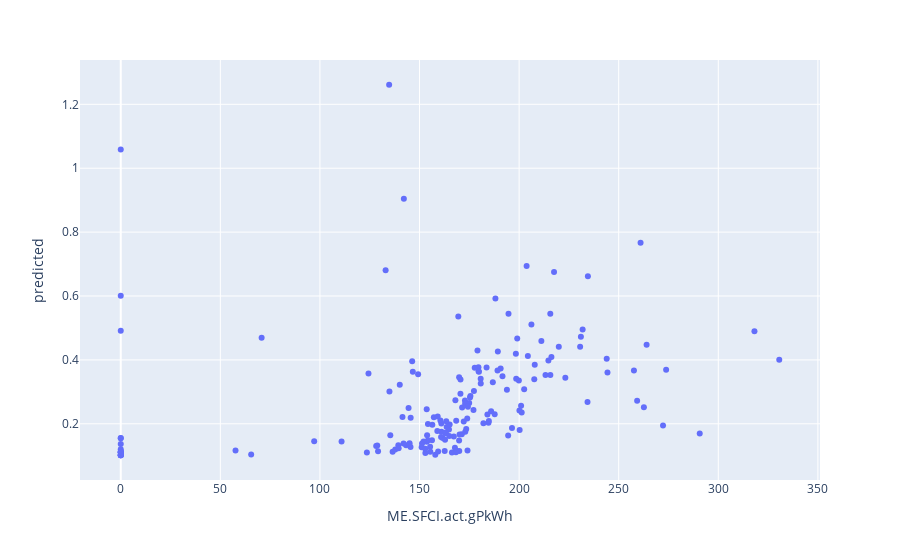

The code cell stored with this chart in its notebook:
### Code cell
px.scatter(df_target_zero_false,x='ME.SFCI.act.gPkWh',y='predicted')

### Figure 1 — Plotly figure (JSON) as saved in the notebook; plotly's stock layout.template omitted (floating-point values rounded to 4 significant figures; data arrays with more than 128 entries replaced by an {"elided": "..."} marker saying what was removed)
{"data": [{"hovertemplate": "ME.SFCI.act.gPkWh=%{x}<br>predicted=%{y}<extra></extra>", "legendgroup": "", "marker": {"color": "#636efa", "symbol": "circle"}, "mode": "markers", "name": "", "orientation": "v", "showlegend": false, "type": "scatter", "x": {"elided": "173 float values"}, "xaxis": "x", "y": {"elided": "173 float values"}, "yaxis": "y"}], "layout": {"legend": {"tracegroupgap": 0}, "margin": {"t": 60}, "xaxis": {"anchor": "y", "domain": [0, 1], "title": {"text": "ME.SFCI.act.gPkWh"}}, "yaxis": {"anchor": "x", "domain": [0, 1], "title": {"text": "predicted"}}}}
